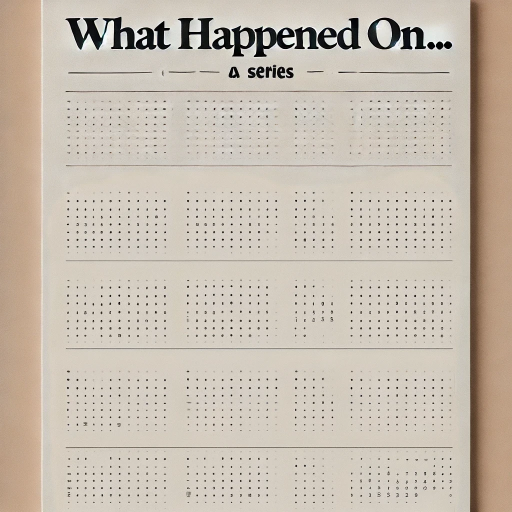
#> input picture pictures/9ecd1bab-a09d-40d8-832a-4b434c1a658a.webp, 1024 x 1024 px (shown at 1/2 size)
$ python -i generateBook.py   (imports and definitions only)
#> lines starting #> are read from the running program, lines starting #| are printed output that depends on the picture
import os
import re
import json
import logging
from reportlab.lib.pagesizes import letter
from reportlab.platypus import (
    BaseDocTemplate, Frame, PageTemplate,
    Paragraph, Spacer, PageBreak, Table, TableStyle, KeepTogether
)
from reportlab.lib.styles import ParagraphStyle
from reportlab.lib.enums import TA_CENTER, TA_LEFT
from reportlab.pdfbase import pdfmetrics
from reportlab.pdfbase.ttfonts import TTFont
from reportlab.lib import colors
from reportlab.lib.utils import ImageReader
from reportlab.platypus import Image as RLImage
from PIL import Image as PILImage
from reportlab.platypus import Flowable
from reportlab.pdfbase.pdfmetrics import registerFontFamily

class WhiteoutPage(Flowable):
    # [6 lines left out: function __init__, not called in this run]

    def wrap(self, availWidth, availHeight):
        return (0, 0.1)

    # [5 lines left out: function drawOn, not called in this run]

joke_path = os.path.join("jokes", "generatedJokes.json")
# [4 lines not run here, left out]

CATEGORY_BACKGROUNDS = {
    "Space Exploration": "space",
    "Sporting Achievements": "sporting",
    "Scientific Discoveries": "scientific",
    "Famous Portraits": "famous",
    "Political History": "political",
    "Global Conflicts": "global",
    "Artistic Movements": "artistic",
    "Technological Advances": "technological",
    "Cultural Celebrations": "cultural",
    "Environmental Moments": "environmental"
}

CATEGORY_DESCRIPTIONS = {
    "Space Exploration": "Back on this very date, someone strapped into a rocket and blasted off into the unknown. Whether circling Earth or landing on moons, the great beyond got a little closer to home today.",
    "Sporting Achievements": "On a day just like today, a stadium somewhere shook with cheers as records were broken and champions rose. From muddy fields to Olympic arenas, sports history got a new chapter.",
    "Scientific Discoveries": "Long ago today, in a lab full of questions and caffeine, someone uncovered a truth that changed everything. Whether it was about stars, germs, or gravity—it happened today!",
    "Famous Portraits": "Somewhere in the world, on this very date, a person stepped into the spotlight and made their mark. From red carpets to battlefields, their story started (or soared) today.",
    "Political History": "On this historic date, decisions were made that shook nations. Whether in castles, capitals, or crowded voting halls, the world shifted in a big way today.",
    "Global Conflicts": "Today in history, disagreements turned into defining moments. Across borders and battle lines, choices made on this date shaped the future—for better or worse.",
    "Artistic Movements": "On this date, somewhere between a splash of paint and a spark of inspiration, art took a bold new turn. Whether in galleries or city streets, creativity left its mark today.",
    "Technological Advances": "Today in tech history, a clever idea lit up a screen, beeped to life, or changed how we live forever. From dusty garages to giant labs, innovation struck on this very date.",
    "Cultural Celebrations": "On this date, people around the world sang, danced, and celebrated what mattered most to them. From parades to quiet traditions, today was a time for joy.",
    "Environmental Moments": "Back on this day, someone took action for the Earth—protecting forests, saving animals, or cleaning up something messy. The planet gave a quiet thank you."
}

# [21 lines left out: functions add_ordinal_suffix, extract_date_with_suffix, get_unique_filename, not called in this run]

def prepare_light_background(image_path, output_path, alpha=0.2):
#> called with output_path = 'out.png', alpha = 0.2
    with PILImage.open(image_path).convert("RGBA") as img:
        r, g, b, a = img.split()
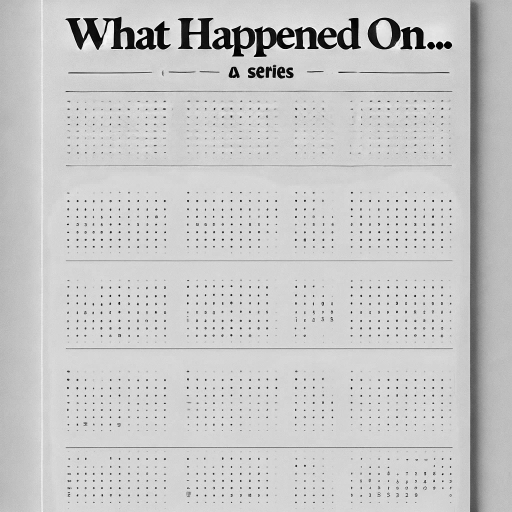
#> r: PIL image 1024x1024 L (shown at 1/2 size); min 0, max 255, mean 199.5
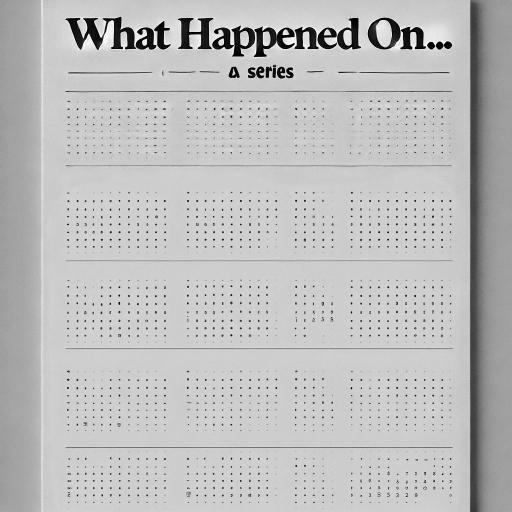
#> g: PIL image 1024x1024 L (shown at 1/2 size); min 0, max 255, mean 189.1
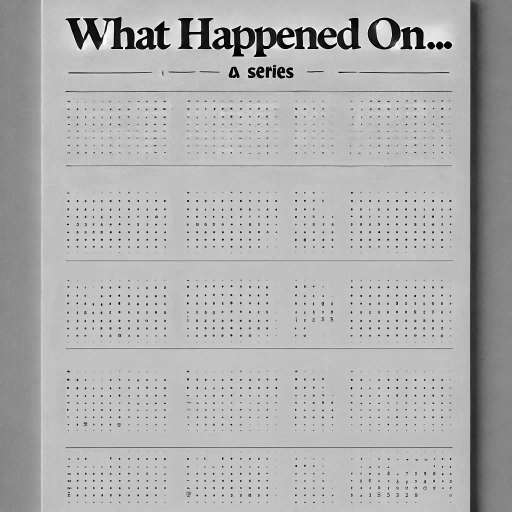
#> b: PIL image 1024x1024 L (shown at 1/2 size); min 0, max 255, mean 176.2
#> a: PIL image 1024x1024 L; every value is 255
        new_alpha = a.point(lambda p: int(p * alpha))
#> new_alpha: PIL image 1024x1024 L; every value is 51
        faded_img = PILImage.merge("RGBA", (r, g, b, new_alpha))
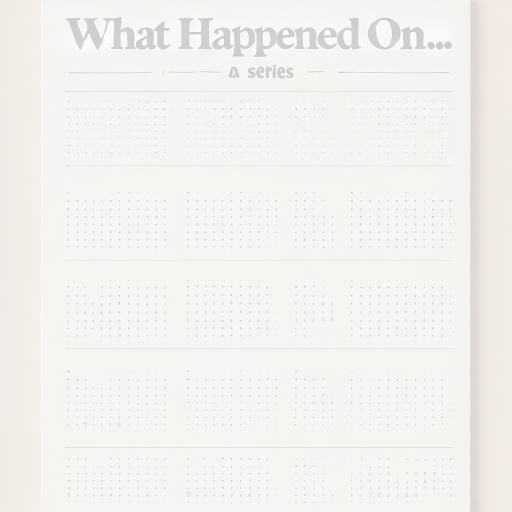
#> faded_img: PIL image 1024x1024 RGBA (shown at 1/2 size); mean R, G, B, A 199.5, 189.1, 176.2, 51; transparent parts drawn white
        faded_img.save(output_path, "PNG")

class MyDocTemplate(BaseDocTemplate):
    # [275 lines left out: functions __init__, afterFlowable, draw_background, add_page_number, build_elements, generate_pdf_with_manual_toc, not called in this run]

# [12 lines not run here, left out]

>>> result = prepare_light_background('../pictures/9ecd1bab-a09d-40d8-832a-4b434c1a658a.webp', 'out.png')
